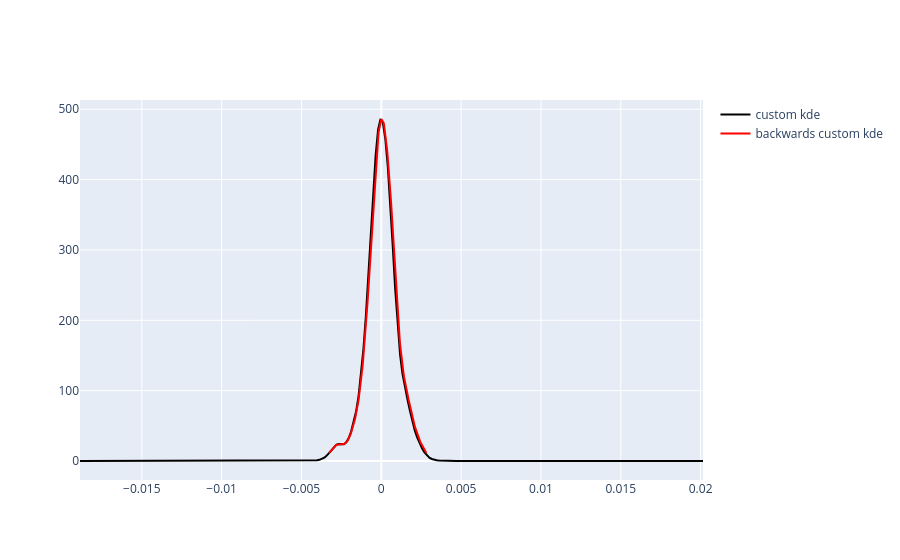

The cell this chart's notebook holds for it:
### Code cell
dSup, dens = lqd2dens(lqd, lqdSup, c=c, dSup=grid)

fig = go.Figure()

# Gaussian KDE
fig.add_trace(
    go.Scatter(
        x=grid,
        y=density,
        mode="lines",
        name="custom kde",
        line=dict(color="black")
    )
)

# Gaussian KDE
fig.add_trace(
    go.Scatter(
        x=dSup,
        y=dens,
        mode="lines",
        name="backwards custom kde",
        line=dict(color="red")
    )
)


fig.show()

### Figure 1 — Plotly figure (JSON) as saved in the notebook; plotly's stock layout.template omitted (floating-point values rounded to 4 significant figures; data arrays with more than 128 entries replaced by an {"elided": "..."} marker saying what was removed)
{"data": [{"line": {"color": "black"}, "mode": "lines", "name": "custom kde", "type": "scatter", "x": {"elided": "256 float values"}, "y": {"elided": "256 float values"}}, {"line": {"color": "red"}, "mode": "lines", "name": "backwards custom kde", "type": "scatter", "x": {"elided": "254 float values"}, "y": {"elided": "254 float values"}}], "layout": {}}
